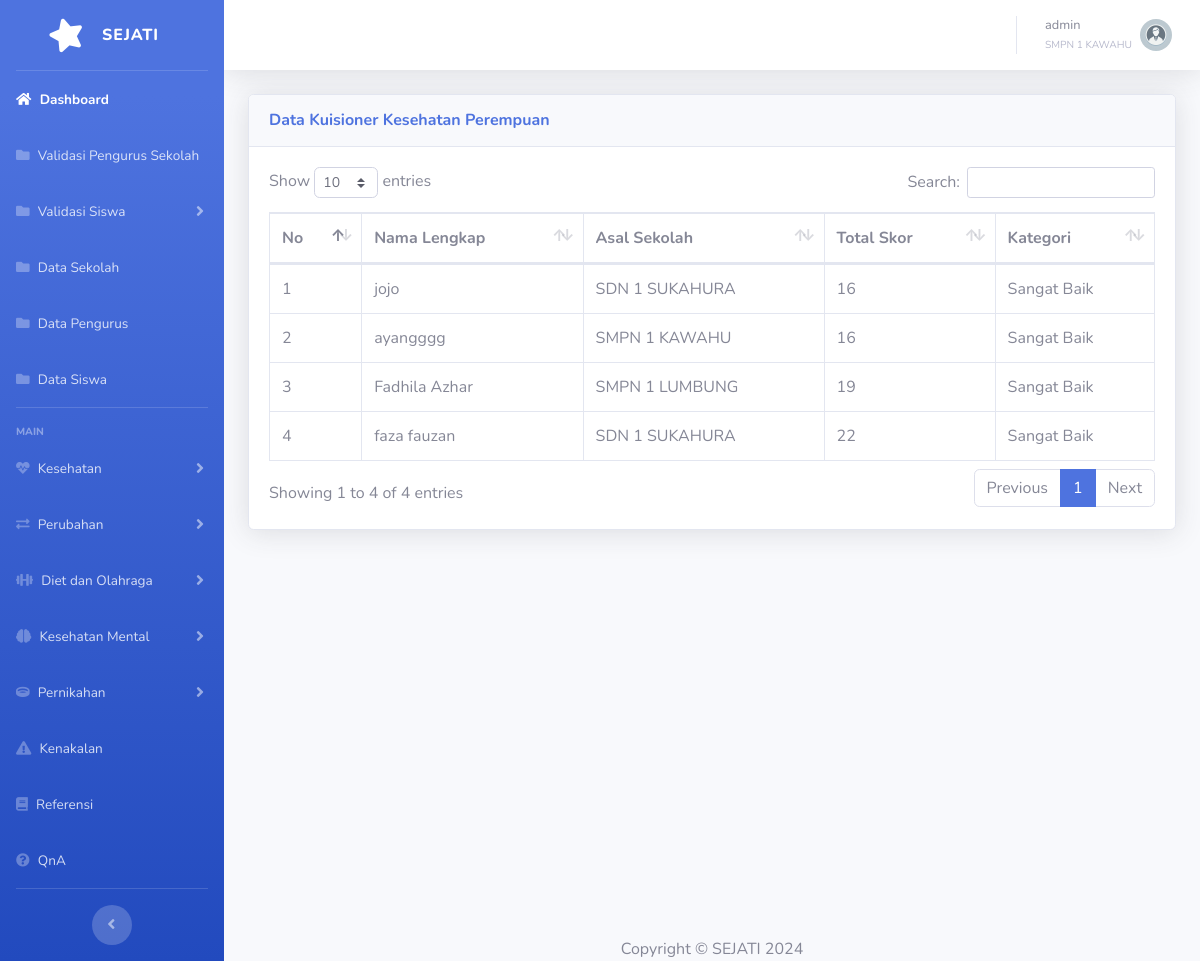
The page /datakesehatanperempuan.php (signed in) on the database its author committed.
### tables this page shows
CREATE TABLE `tbsekolah` (
  `idsekolah` int(11) NOT NULL,
  `namasekolah` varchar(100) NOT NULL,
  `alamatsekolah` varchar(255) NOT NULL,
  `notelpsekolah` varchar(15) DEFAULT NULL,
  `kepalasekolah` varchar(50) NOT NULL,
  `namapjsekolah` varchar(50) NOT NULL,
  `notelpj` varchar(15) DEFAULT NULL
);

CREATE TABLE `kuisionerkesehatanperempuan` (
  `idkuisioner` int(11) NOT NULL,
  `idusersiswa` int(11) DEFAULT NULL,
  `q1` int(11) DEFAULT NULL,
  `q2` int(11) DEFAULT NULL,
  `q3` int(11) DEFAULT NULL,
  `q4` int(11) DEFAULT NULL,
  `q5` int(11) DEFAULT NULL,
  `q6` int(11) DEFAULT NULL,
  `q7` int(11) DEFAULT NULL,
  `q8` int(11) DEFAULT NULL,
  `q9` int(11) DEFAULT NULL,
  `q10` int(11) DEFAULT NULL,
  `q11` int(11) DEFAULT NULL,
  `totalSkor` int(11) DEFAULT NULL,
  `kategori` varchar(50) DEFAULT NULL
);

CREATE TABLE `tbsiswa` (
  `idsiswa` int(11) NOT NULL,
  `namalengkapsiswa` varchar(255) NOT NULL,
  `nisn` varchar(20) NOT NULL,
  `nik` varchar(20) DEFAULT NULL,
  `tanggallahir` date DEFAULT NULL,
  `namapanggilan` varchar(100) DEFAULT NULL,
  `jeniskelamin` enum('laki-laki','perempuan') NOT NULL,
  `asalsekolah` int(11) DEFAULT NULL,
  `notelp` varchar(15) DEFAULT NULL,
  `alamat` text DEFAULT NULL
);

### datakesehatanperempuan.php (the view)
<?php
include 'header.php';
$iduser = $_SESSION['iduser'];
$role = $_SESSION['role'];
if ($role == 'pengurus') {
    $queryAsalSekolah = "SELECT asalsekolah FROM tbuser WHERE iduser = '$iduser'";
    $resultAsalSekolah = mysqli_query($conn, $queryAsalSekolah);
    $rowAsalSekolah = mysqli_fetch_assoc($resultAsalSekolah);
    $asalsekolahPengurus = $rowAsalSekolah['asalsekolah'];
    $queryMental = "SELECT k.idkuisioner, s.namalengkapsiswa, k.totalSkor, k.kategori, sch.namasekolah
                    FROM kuisionerkesehatanperempuan k
                    JOIN tbsiswa s ON k.idusersiswa = s.idsiswa
                    JOIN tbsekolah sch ON s.asalsekolah = sch.idsekolah
                    WHERE sch.idsekolah = '$asalsekolahPengurus' AND k.idkuisioner IN (
                        SELECT MAX(idkuisioner)
                        FROM kuisionerkesehatanperempuan
                        GROUP BY idusersiswa
                    )
                    ORDER BY k.idkuisioner DESC";
} else if ($role == 'admin') {
    $queryMental = "SELECT k.idkuisioner, s.namalengkapsiswa, k.totalSkor, k.kategori, sch.namasekolah
                    FROM kuisionerkesehatanperempuan k
                    JOIN tbsiswa s ON k.idusersiswa = s.idsiswa
                    JOIN tbsekolah sch ON s.asalsekolah = sch.idsekolah
                    WHERE k.idkuisioner IN (
                        SELECT MAX(idkuisioner)
                        FROM kuisionerkesehatanperempuan
                        GROUP BY idusersiswa
                    )
                    ORDER BY k.idkuisioner DESC";
}
$resultMental = mysqli_query($conn, $queryMental);
?>
<?php include 'sidebar.php';?>
<?php include 'topbar.php';?>
<div class="container-fluid">
    <div class="card shadow mb-4">
        <div class="card-header py-3">
            <h6 class="m-0 font-weight-bold text-primary">Data Kuisioner Kesehatan Perempuan</h6>
        </div>
        <div class="card-body">
            <div class="table-responsive">
                <table class="table table-bordered" id="dataTable" width="100%" cellspacing="0">
                    <thead>
                        <tr>
                            <th>No</th>
                            <th>Nama Lengkap</th>
                            <th>Asal Sekolah</th>
                            <th>Total Skor</th>
                            <th>Kategori</th>
                        </tr>
                    </thead>
                    <tbody>
                        <?php
                        if (mysqli_num_rows($resultMental) > 0) {
                            $no = 1;
                            while ($row = mysqli_fetch_assoc($resultMental)) {
                                echo "<tr>
                                        <td>{$no}</td>
                                        <td>{$row['namalengkapsiswa']}</td>
                                        <td>{$row['namasekolah']}</td>
                                        <td>{$row['totalSkor']}</td>
                                        <td>{$row['kategori']}</td>
                                    </tr>";
                                $no++;
                            }
                        } else {
                            echo "<tr>
                                    <td colspan='5' class='text-center'>Belum ada data yang dimasukkan</td>
                                </tr>";
                        }
                        ?>
                    </tbody>
                </table>
            </div>
        </div>
    </div>
</div>
<?php include 'footer.php';?>

### topbar.php (shortened to what this page needs)
<div id="content-wrapper" class="d-flex flex-column">
    <div id="content">
        <nav class="navbar navbar-expand navbar-light bg-white topbar mb-4 static-top shadow">
            <ul class="navbar-nav ml-auto">
                <li class="nav-item dropdown no-arrow">
                    <a class="nav-link dropdown-toggle" href="#" id="userDropdown" role="button"
                    data-toggle="dropdown" aria-haspopup="true" aria-expanded="false">
                        <span class="mr-2 d-none d-lg-inline text-gray-600 small">
                            <?php echo htmlspecialchars($username); ?><br>
                            <small class="text-gray-500"><?php echo htmlspecialchars($namasekolah); ?></small>
                        </span>
                        <?php
                        if ($role == 'admin') {
                            echo '<img class="img-profile rounded-circle" src="img/admin.webp">';
                        } elseif ($role == 'pengurus') {
                            echo '<img class="img-profile rounded-circle" src="img/pengurus.svg">';
                        } elseif ($role == 'siswa') {
                            echo '<img class="img-profile rounded-circle" src="img/siswa.webp">';
                        } else {
                            echo '<img class="img-profile rounded-circle" src="img/pengurus.svg">';
                        }
                        ?>
                    </a>
                </li>
            </ul>
        </nav>

### header.php (style rules this page uses)
.table-responsive { overflow-x: auto; }

### rows shown on the page
tbsekolah: namasekolah "SMPN 1 KAWAHU"
kuisionerkesehatanperempuan: tbsiswa.namalengkapsiswa "jojo", tbsekolah.namasekolah "SDN 1 SUKAHURA", totalSkor "16", kategori "Sangat Baik"
kuisionerkesehatanperempuan: tbsiswa.namalengkapsiswa "ayangggg", tbsekolah.namasekolah "SMPN 1 KAWAHU", totalSkor "16", kategori "Sangat Baik"
kuisionerkesehatanperempuan: tbsiswa.namalengkapsiswa "Fadhila Azhar", tbsekolah.namasekolah "SMPN 1 LUMBUNG", totalSkor "19", kategori "Sangat Baik"
kuisionerkesehatanperempuan: tbsiswa.namalengkapsiswa "faza fauzan", tbsekolah.namasekolah "SDN 1 SUKAHURA", totalSkor "22", kategori "Sangat Baik"

### other values the page prints
$username "admin"
